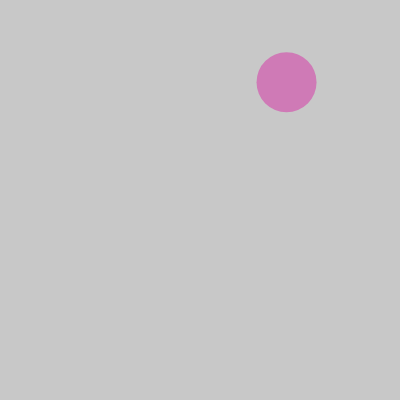
Frame 1 (no input)
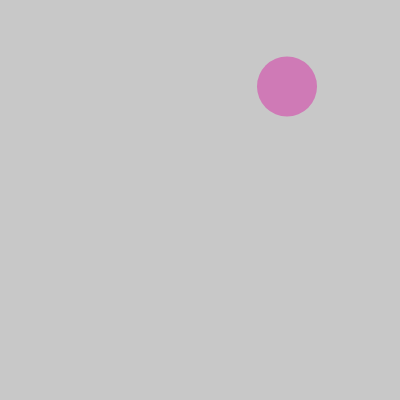
Frame 60 (no input)
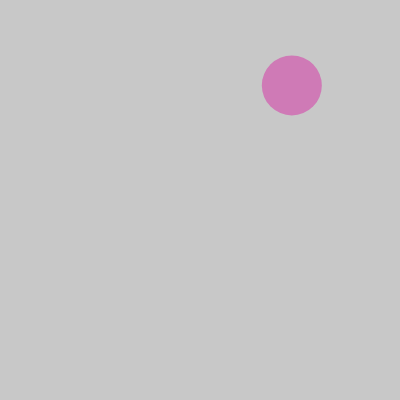
Frame 120 (the mouse pressed at the canvas centre since frame 60)

The p5.js sketch that drew these frames (run headless with seeded random() and noise() and a simulated clock; from frame 60 on, the mouse is pressed at the canvas centre):

// p5.js sketch
// ── sketch.js
var cells = [];

function setup(){
    createCanvas(400, 400)
    cells.push(new Cell());

}

function draw() {
    background(200);
    for (var i = 0; i < cells.length; i++) {
    cells[i].move();
    cells[i].show();
    }
}

function mousePressed() {
    for (var i = cells.length-1; i >= 0; i--){
        if (cells[i].clicked(mouseX, mouseY)) {
           cells.push(cells[i].mitosis());
           cells.push(cells[i].mitosis());
           cells.splice(i, 1)
        }
    }
}

// ── cell.js

function Cell(pos, r, c){

    if (pos) {
        this.pos = pos.copy();
    } else {
        this.pos = createVector(random(width), random(height));
    }

    this.r = r || 60;
    this.c = c || color(random(100,255), 0, random(100, 255), 100);

    this.clicked = function(x, y) {
        var d = dist(this.pos.x, this.pos.y, x, y);
        if (d < this.r) {
            return true;
        } else {
            return false;
        }
    }

    this.mitosis = function(){
        this.pos.x += random(-this.r, this.r);
        var cell = new Cell(this.pos, this.r*0.8, this.c);
        return cell;
    }

    this.move = function(){
        var vel = p5.Vector.random2D();
        this.pos.add(vel);
    }
    

    this.show = function(){
        noStroke();
        fill(this.c);
        ellipse(this.pos.x, this.pos.y, this.r, this.r)
    }
}
